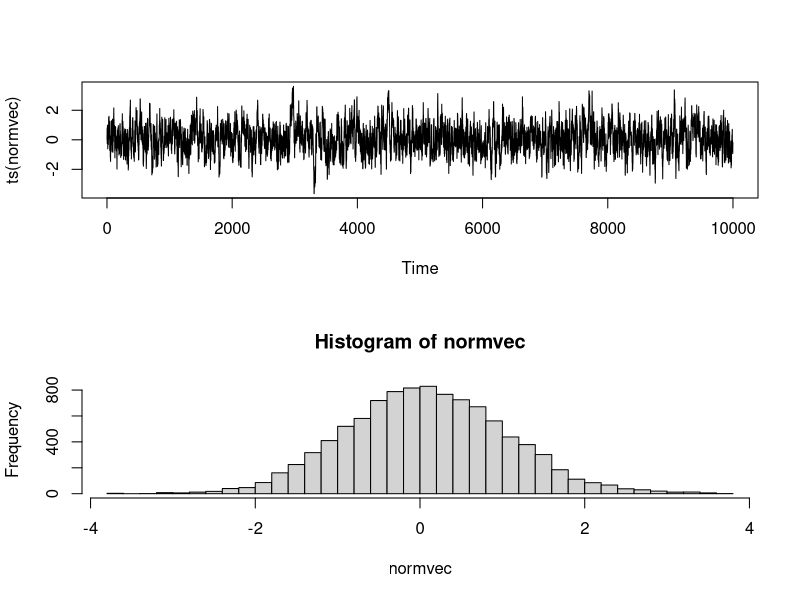

Write R code to recreate this figure. (Note: this script raises an error after producing the figure.)
norm = function (n, alpha) 
{
        vec = vector("numeric", n)
        vec[1] = 0
        for (i in 2:n) {
                y = runif(1, -alpha, alpha )
                y = y + vec[i-1]
                aprob = min(1, dnorm(y)/dnorm(vec[i-1]))
                u = runif(1)
                if (u < aprob) 
                    vec[i] = y
                else 
                    vec[i] = vec[i-1]
        }
        return(vec)
}
normvec<-norm(10000,1)
par(mfrow=c(2,1))
plot(ts(normvec))
hist(normvec,30)


### independence chain, generate gamma from normal with the same mean and variance 
cauchy = function (n, alpha, beta) 
{
   mu = alpha/beta
   sigma = sqrt(alpha/(beta^2))
   vec = vector("numeric", n)
   vec[1] = alpha/beta
   for (i in 2:n) {
	# need to change the proposal 
      y <- rnorm(1, , 2)
	# change dgamma to dcauchy 
      aprob <- min(1, (dgamma(y, alpha, beta)/dgamma(vec[i-1], 
        alpha, beta))/(dnorm(y, mu, sigma)/dnorm(vec[i-1], 
          mu, sigma)))
      u <- runif(1)
      if (u < aprob) 
          vec[i] = y
      else 
          vec[i] = vec[i-1]
    }
    return(vec)
}
vec<-gamm(10000,2,4)
par(mfrow=c(2,1))
plot(ts(vec))
hist(vec,20)

###q() cancel out 
# target dist and proposal distribution and parameters
### exp 13
# f = cauchy --> target dist, 
# g = y ~ N(theta^(t-1), 2) 
# burn in --> remove the first 200 samples 
# generate the fisrt item in the sequence, other values can be choosen, they evenetually converge to the target sample
# vec[i-1] is t-1 in course notes



################indepence chain#######

cauch = function (n) 
{
   vec = vector("numeric", n)
   vec[1] = 0
   for (i in 2:n) {
      y <- rnorm(1, 0, 2)
      aprob <- min(1, (dcauchy(y)/dcauchy(vec[i-1]))/(dnorm(y, 0, 2)/dnorm(vec[i-1],0, 2)))
      u <- runif(1)
      if (u < aprob) 
          vec[i] = y
      else 
          vec[i] = vec[i-1]
    }
    return(vec)
}

vec<-cauch(10000)
par(mfrow=c(2,1))
plot(ts(vec))
hist(vec,20)


gamm = function (n, alpha, beta) 
{
   mu = alpha/beta
   sigma = sqrt(alpha/(beta^2))
   vec = vector("numeric", n)
   vec[1] = alpha/beta
   for (i in 2:n) {
      y <- rnorm(1, mu, sigma)
      aprob <- min(1, (dgamma(y, alpha, beta)/dgamma(vec[i-1], 
        alpha, beta))/(dnorm(y, mu, sigma)/dnorm(vec[i-1], 
          mu, sigma)))
      u <- runif(1)
      if (u < aprob) 
          vec[i] = y
      else 
          vec[i] = vec[i-1]
    }
    return(vec)
}
vec<-gamm(10000,2,4)
par(mfrow=c(2,1))
plot(ts(vec))
hist(vec,20)



